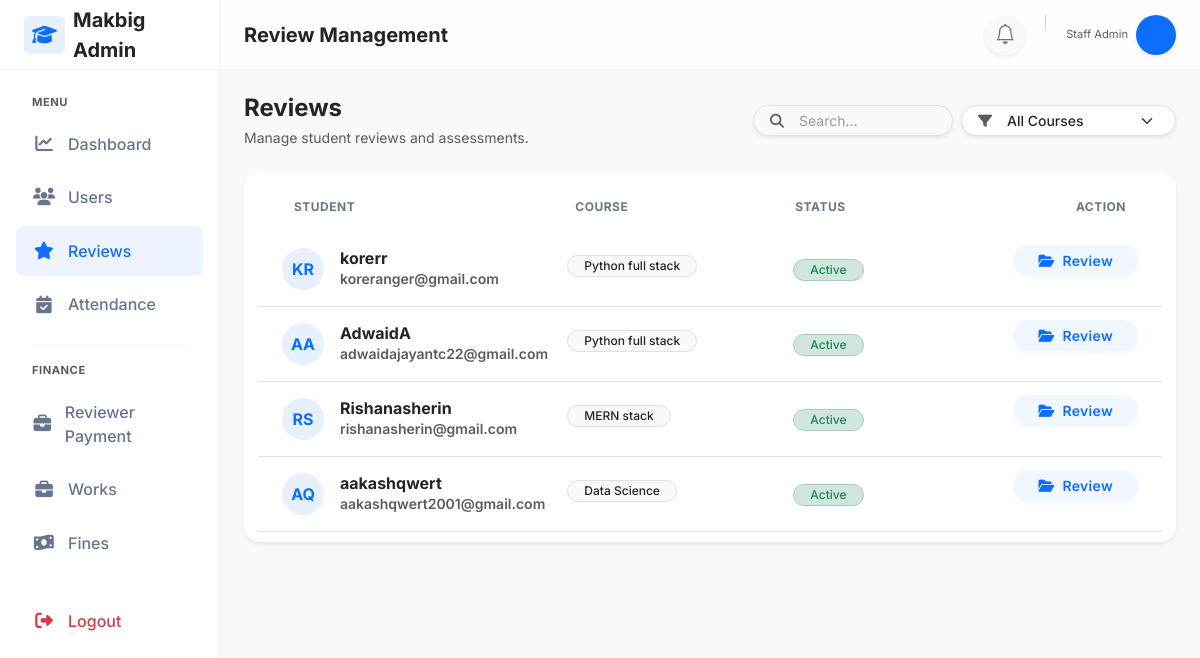
The app's page /staff/reviews/ (signed in), older data.
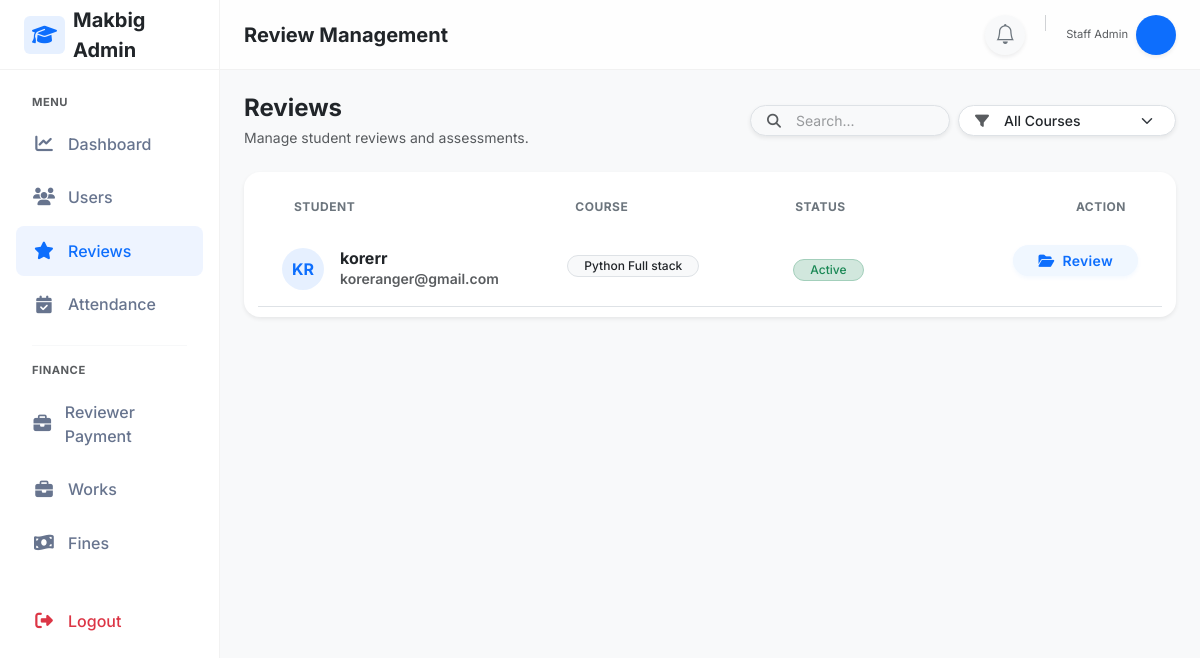
The same page, newer data.
### adminpanel/models.py (models this page shows, shortened)
class StudentProfile(models.Model):
    user=models.OneToOneField(User, on_delete=models.CASCADE)
    course=models.ForeignKey(Course,on_delete=models.SET_NULL,null=True)
    enrollment_date=models.DateField(auto_now_add=True)
    progress_percent=models.DecimalField(max_digits=5, decimal_places=2, default=0)

class User(AbstractUser):
    email=models.EmailField(unique=True)
    mobile_number=models.IntegerField(blank=True, null=True)
    is_student=models.BooleanField(default=False)

class Course(models.Model):
    name=models.CharField(max_length=200)
    description=models.TextField(blank=True,null=True)
    duration_months=models.IntegerField(default=6)

### reviews/views.py (the view)
# urls.py: path('staff/reviews/', views.staff_review_list, name='staff_review_list'),
@login_required(login_url='staff_login')
@user_passes_test(is_staff_user, login_url='staff_login')
def staff_review_list(request):
    courses=Course.objects.all()
    selected_course=request.GET.get('course')
    students=StudentProfile.objects.select_related('user','course')
    if selected_course:
        students=students.filter(course_id=selected_course)
    return render(request,'reviews/staff_review_list.html',{
        'courses':courses,
        'students':students,
        'selected_course':selected_course,
    })

### reviews/views.py (called while the page is built)
def is_staff_user(user):
    return user.is_authenticated and (user.is_staff or user.is_superuser)

### reviewtickets/context_processors.py (called while the page is built)
def ticket_notifications(request):
    if request.user.is_authenticated and request.user.is_staff:
        count = ReviewTicket.objects.filter(
            status='pending',
            is_seen=False
        ).count()
        return {'ticket_notification_count': count}
    return {}

### templates/reviews/staff_review_list.html (shortened to what the changed rows need)
{% extends "layouts/staff_layout.html" %}
{% block content %}
<div class="card border-0 shadow-sm rounded-4 overflow-hidden">
    <div class="card-body p-0">
        {% for student in students %}
        <div class="student-row p-3 p-md-0 border-bottom">
            <div class="row align-items-center m-0 gx-3">
                <div class="col-12 col-md-4 py-md-3 ps-md-4 mb-2 mb-md-0">
                    <div class="d-flex align-items-center">
                        <div class="avatar rounded-circle bg-primary bg-opacity-10 text-primary d-flex align-items-center justify-content-center fw-bold me-3 flex-shrink-0"
                            style="width: 42px; height: 42px;">
                            {{ student.user.first_name|first|default:"U"|upper}}{{student.user.last_name|first|default:""|upper }}
                        </div>
                        <div class="min-w-0">
                            <h6 class="mb-0 fw-bold text-dark text-truncate">{{ student.user.first_name }}{{student.user.last_name}}</h6>
                            <div class="small text-muted text-truncate">{{student.user.email }}</div>
                        </div>
                    </div>
                </div>
                <div class="col-6 col-md-3 py-md-3">
                    <span class="badge bg-light text-dark border rounded-pill fw-medium px-3 text-truncate max-w-100">
                        {{ student.course.name }}
                    </span>
                </div>
                <div class="col-6 col-md-2 py-md-3">
                    <span
                        class="badge bg-success-subtle text-success border border-success-subtle rounded-pill px-3 fw-medium">
                        Active
                    </span>
                </div>
                <div class="col-12 col-md-3 py-md-3 text-end pe-md-4 mt-2 mt-md-0 border-top border-md-0 pt-2 pt-md-0">
                    <a href="{% url 'staff_student_review' student.id %}?course={{ student.course.id }}"
                        class="btn btn-action-primary btn-sm rounded-pill px-4 w-100 w-md-auto d-inline-flex align-items-center justify-content-center">
                        <i class="fa-solid fa-folder-open me-2"></i> Review
                    </a>
                </div>
            </div>
        </div>
        {% endfor %}
    </div>
</div>
{% endblock %}

Row changes from the older to the newer data that the page shows:
removed StudentProfile: user.first_name|first "A", user.last_name|first "A", user.first_name "Adwaid", user.last_name "A", user.email "adwaidajayantc22@gmail.com", course.name "Python full stack"
removed StudentProfile: user.first_name|first "R", user.last_name|first "S", user.first_name "Rishana", user.last_name "sherin", user.email "rishanasherin@gmail.com", course.name "MERN stack"
removed StudentProfile: user.first_name|first "A", user.last_name|first "Q", user.first_name "aakash", user.last_name "qwert", user.email "aakashqwert2001@gmail.com", course.name "Data Science"
changed StudentProfile "korer": course.name "Python full stack" → "Python Full stack"
